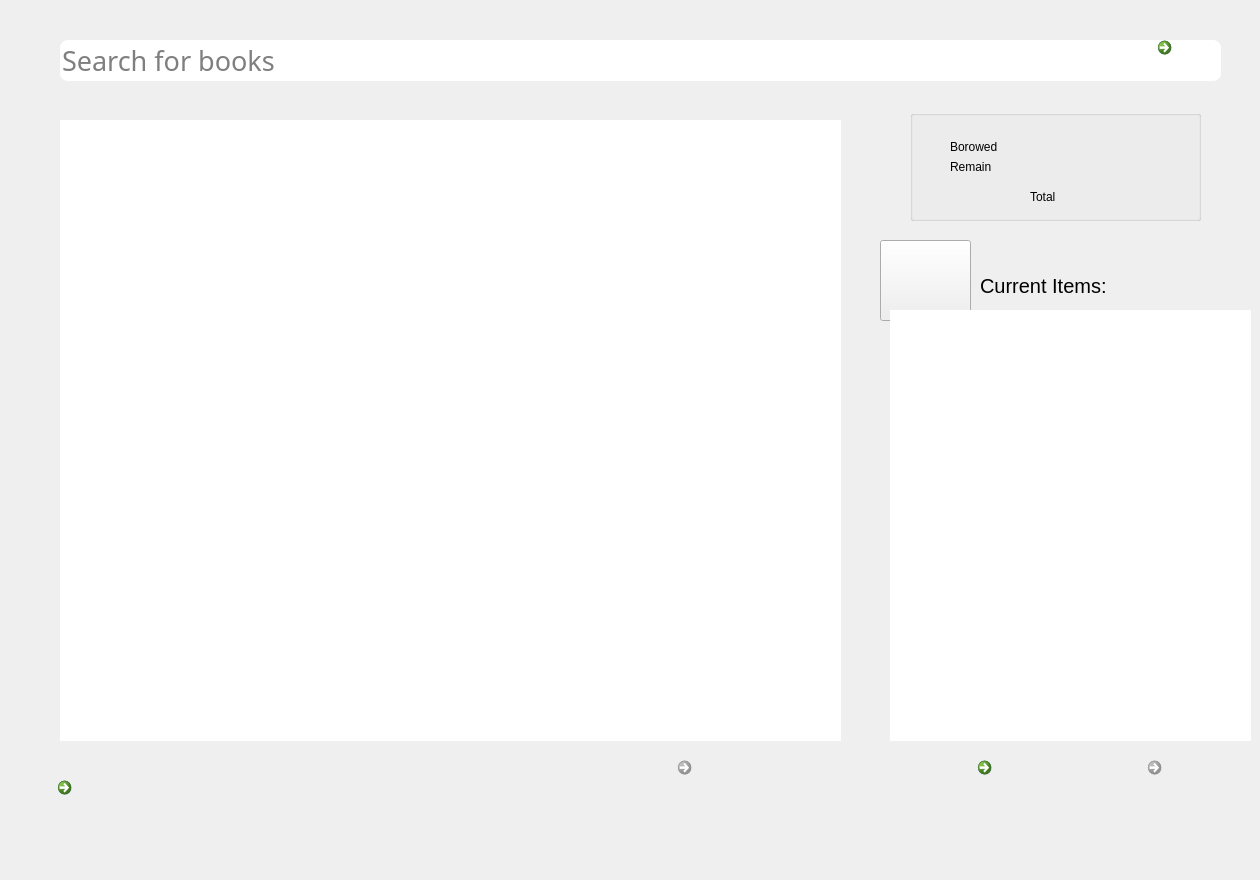
   <widget class="QWidget" name="searchPage">
    <property name="styleSheet">
     <string notr="true"/>
    </property>
    <widget class="QLineEdit" name="searchLine">
     <property name="geometry">
      <rect>
       <x>60</x>
       <y>40</y>
       <width>1161</width>
       <height>41</height>
      </rect>
     </property>
     <property name="font">
      <font>
       <family>Lucida Calligraphy</family>
       <pointsize>20</pointsize>
      </font>
     </property>
     <property name="focusPolicy">
      <enum>Qt::StrongFocus</enum>
     </property>
     <property name="styleSheet">
      <string notr="true">border-radius: 8px;
    width: 200px;
    height: 150px;</string>
     </property>
     <property name="text">
      <string/>
     </property>
     <property name="placeholderText">
      <string>Search for books</string>
     </property>
     <property name="clearButtonEnabled">
      <bool>true</bool>
     </property>
    </widget>
    <widget class="QListWidget" name="listWidget_2">
     <property name="geometry">
      <rect>
       <x>60</x>
       <y>120</y>
       <width>781</width>
       <height>621</height>
      </rect>
     </property>
     <property name="font">
      <font>
       <family>Rockwell</family>
       <pointsize>20</pointsize>
      </font>
     </property>
     <property name="cursor" stdset="0">
      <cursorShape>PointingHandCursor</cursorShape>
     </property>
     <property name="mouseTracking">
      <bool>true</bool>
     </property>
     <property name="toolTipDuration">
      <number>10</number>
     </property>
     <property name="layoutDirection">
      <enum>Qt::LeftToRight</enum>
     </property>
     <property name="styleSheet">
      <string notr="true"/>
     </property>
     <property name="frameShape">
      <enum>QFrame::NoFrame</enum>
     </property>
     <property name="frameShadow">
      <enum>QFrame::Sunken</enum>
     </property>
     <property name="iconSize">
      <size>
       <width>80</width>
       <height>150</height>
      </size>
     </property>
     <property name="textElideMode">
      <enum>Qt::ElideRight</enum>
     </property>
     <property name="verticalScrollMode">
      <enum>QAbstractItemView::ScrollPerPixel</enum>
     </property>
     <property name="horizontalScrollMode">
      <enum>QAbstractItemView::ScrollPerPixel</enum>
     </property>
     <property name="sortingEnabled">
      <bool>true</bool>
     </property>
    </widget>
    <widget class="QPushButton" name="pushButton">
     <property name="geometry">
      <rect>
       <x>880</x>
       <y>240</y>
       <width>91</width>
       <height>81</height>
      </rect>
     </property>
     <property name="styleSheet">
      <string notr="true">border-image: url(:/LIBPRO/cart.png);</string>
     </property>
     <property name="text">
      <string/>
     </property>
    </widget>
    <widget class="QGroupBox" name="groupBox_2">
     <property name="geometry">
      <rect>
       <x>910</x>
       <y>110</y>
       <width>291</width>
       <height>111</height>
      </rect>
     </property>
     <property name="title">
      <string/>
     </property>
     <widget class="QLabel" name="label_7">
      <property name="geometry">
       <rect>
        <x>40</x>
        <y>30</y>
        <width>47</width>
        <height>13</height>
       </rect>
      </property>
      <property name="text">
       <string>Borowed</string>
      </property>
     </widget>
     <widget class="QLabel" name="label_8">
      <property name="geometry">
       <rect>
        <x>40</x>
        <y>50</y>
        <width>47</width>
        <height>13</height>
       </rect>
      </property>
      <property name="text">
       <string>Remain</string>
      </property>
     </widget>
     <widget class="QLabel" name="label_9">
      <property name="geometry">
       <rect>
        <x>120</x>
        <y>80</y>
        <width>47</width>
        <height>13</height>
       </rect>
      </property>
      <property name="text">
       <string>Total</string>
      </property>
     </widget>
     <widget class="QLabel" name="borrowedNumber">
      <property name="geometry">
       <rect>
        <x>110</x>
        <y>30</y>
        <width>21</width>
        <height>16</height>
       </rect>
      </property>
      <property name="text">
       <string/>
      </property>
     </widget>
     <widget class="QLabel" name="remainNumber">
      <property name="geometry">
       <rect>
        <x>110</x>
        <y>50</y>
        <width>21</width>
        <height>16</height>
       </rect>
      </property>
      <property name="text">
       <string/>
      </property>
     </widget>
     <widget class="QLabel" name="totalNumber">
      <property name="geometry">
       <rect>
        <x>160</x>
        <y>80</y>
        <width>21</width>
        <height>16</height>
       </rect>
      </property>
      <property name="text">
       <string/>
      </property>
     </widget>
    </widget>
    <widget class="QListWidget" name="listWidget_3">
     <property name="geometry">
      <rect>
       <x>890</x>
       <y>310</y>
       <width>361</width>
       <height>431</height>
      </rect>
     </property>
     <property name="font">
      <font>
       <family>Rockwell</family>
       <pointsize>15</pointsize>
      </font>
     </property>
     <property name="cursor" stdset="0">
      <cursorShape>PointingHandCursor</cursorShape>
     </property>
     <property name="mouseTracking">
      <bool>true</bool>
     </property>
     <property name="frameShape">
      <enum>QFrame::NoFrame</enum>
     </property>
     <property name="iconSize">
      <size>
       <width>50</width>
       <height>50</height>
      </size>
     </property>
     <property name="verticalScrollMode">
      <enum>QAbstractItemView::ScrollPerPixel</enum>
     </property>
     <property name="horizontalScrollMode">
      <enum>QAbstractItemView::ScrollPerPixel</enum>
     </property>
     <property name="wordWrap">
      <bool>false</bool>
     </property>
     <property name="sortingEnabled">
      <bool>true</bool>
     </property>
    </widget>
    <widget class="QCommandLinkButton" name="returnButton">
     <property name="geometry">
      <rect>
       <x>50</x>
       <y>770</y>
       <width>131</width>
       <height>101</height>
      </rect>
     </property>
     <property name="cursor">
      <cursorShape>PointingHandCursor</cursorShape>
     </property>
     <property name="mouseTracking">
      <bool>true</bool>
     </property>
     <property name="text">
      <string/>
     </property>
     <property name="icon">
      <iconset resource="LIBPRO.qrc">
       <normaloff>:/LIBPRO/back.ico</normaloff>:/LIBPRO/back.ico</iconset>
     </property>
     <property name="iconSize">
      <size>
       <width>100</width>
       <height>100</height>
      </size>
     </property>
    </widget>
    <widget class="QCommandLinkButton" name="searchButton">
     <property name="geometry">
      <rect>
       <x>1150</x>
       <y>30</y>
       <width>61</width>
       <height>71</height>
      </rect>
     </property>
     <property name="cursor">
      <cursorShape>PointingHandCursor</cursorShape>
     </property>
     <property name="mouseTracking">
      <bool>true</bool>
     </property>
     <property name="text">
      <string/>
     </property>
     <property name="icon">
      <iconset resource="LIBPRO.qrc">
       <normaloff>:/LIBPRO/search.ico</normaloff>:/LIBPRO/search.ico</iconset>
     </property>
     <property name="iconSize">
      <size>
       <width>45</width>
       <height>50</height>
      </size>
     </property>
    </widget>
    <widget class="QCommandLinkButton" name="addButton">
     <property name="enabled">
      <bool>false</bool>
     </property>
     <property name="geometry">
      <rect>
       <x>670</x>
       <y>750</y>
       <width>91</width>
       <height>91</height>
      </rect>
     </property>
     <property name="cursor">
      <cursorShape>PointingHandCursor</cursorShape>
     </property>
     <property name="mouseTracking">
      <bool>true</bool>
     </property>
     <property name="text">
      <string/>
     </property>
     <property name="icon">
      <iconset resource="LIBPRO.qrc">
       <normaloff>:/LIBPRO/add.ico</normaloff>:/LIBPRO/add.ico</iconset>
     </property>
     <property name="iconSize">
      <size>
       <width>100</width>
       <height>80</height>
      </size>
     </property>
    </widget>
    <widget class="QCommandLinkButton" name="removeButton">
     <property name="enabled">
      <bool>false</bool>
     </property>
     <property name="geometry">
      <rect>
       <x>1140</x>
       <y>750</y>
       <width>91</width>
       <height>91</height>
      </rect>
     </property>
     <property name="cursor">
      <cursorShape>PointingHandCursor</cursorShape>
     </property>
     <property name="mouseTracking">
      <bool>true</bool>
     </property>
     <property name="text">
      <string/>
     </property>
     <property name="icon">
      <iconset resource="LIBPRO.qrc">
       <normaloff>:/LIBPRO/remove.ico</normaloff>:/LIBPRO/remove.ico</iconset>
     </property>
     <property name="iconSize">
      <size>
       <width>100</width>
       <height>80</height>
      </size>
     </property>
    </widget>
    <widget class="QCommandLinkButton" name="borrowButton">
     <property name="geometry">
      <rect>
       <x>970</x>
       <y>750</y>
       <width>101</width>
       <height>101</height>
      </rect>
     </property>
     <property name="cursor">
      <cursorShape>PointingHandCursor</cursorShape>
     </property>
     <property name="mouseTracking">
      <bool>true</bool>
     </property>
     <property name="text">
      <string/>
     </property>
     <property name="icon">
      <iconset resource="LIBPRO.qrc">
       <normaloff>:/LIBPRO/borrow.ico</normaloff>:/LIBPRO/borrow.ico</iconset>
     </property>
     <property name="iconSize">
      <size>
       <width>100</width>
       <height>80</height>
      </size>
     </property>
    </widget>
    <widget class="QLabel" name="label_14">
     <property name="geometry">
      <rect>
       <x>980</x>
       <y>260</y>
       <width>141</width>
       <height>51</height>
      </rect>
     </property>
     <property name="font">
      <font>
       <pointsize>15</pointsize>
      </font>
     </property>
     <property name="text">
      <string>Current Items:</string>
     </property>
    </widget>
   </widget>
